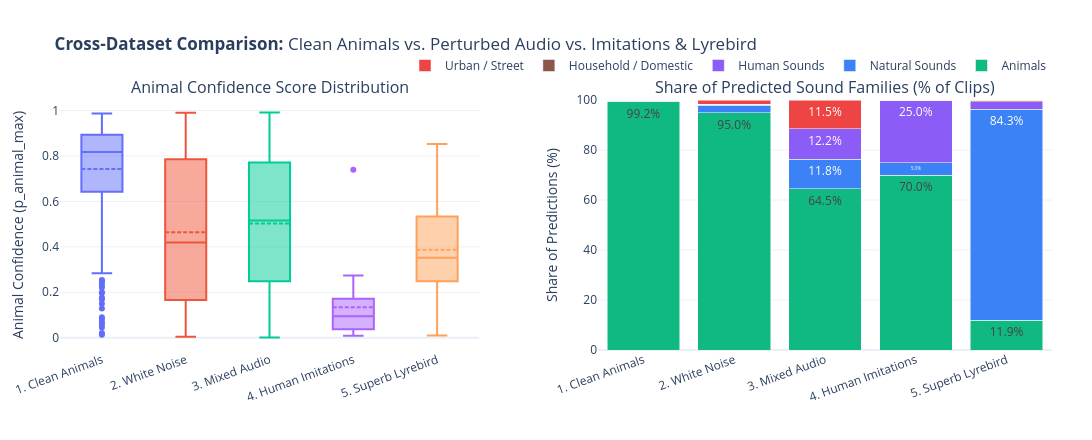

Notebook code for this chart:
### Markdown cell above
## 2. Cross-Dataset Comparison & Complete Breakdown Table

Below is a side-by-side comparison across all five test sets (**Clean Animals**, **White Noise**, **Mixed Audio**, **Human Imitations**, and **Superb Lyrebird**), followed by a complete summary table showing accuracy and mistake types for every experimental condition and background sound.

### Code cell
comp_records = []
for label, subset in [
    ("1. Clean Animals", df_base[df_base["group"] == "animals"]),
    ("2. White Noise", df_perturb[df_perturb["experiment"] == "noise"]),
    ("3. Mixed Audio", df_perturb[df_perturb["experiment"] == "mix"]),
    ("4. Human Imitations", df_imit),
    ("5. Superb Lyrebird", df_lyre),
]:
    for _, r in subset.iterrows():
        comp_records.append({
            "Dataset": label,
            "p_animal_max": r["p_animal_max"],
            "pred_group": r["pred_group"],
        })
df_comp = pd.DataFrame(comp_records)

fig_cross_dataset_comparison = make_subplots(
    rows=1, cols=2,
    column_widths=[0.48, 0.52],
    subplot_titles=(
        "Animal Confidence Score Distribution",
        "Share of Predicted Sound Families (% of Clips)",
    ),
    horizontal_spacing=0.12,
)

for ds_label in df_comp["Dataset"].unique():
    s = df_comp[df_comp["Dataset"] == ds_label]
    fig_cross_dataset_comparison.add_trace(
        go.Box(
            y=s["p_animal_max"],
            name=ds_label,
            boxmean=True,
            boxpoints="outliers",
            showlegend=False,
        ),
        row=1, col=1,
    )

group_pct = df_comp.groupby(["Dataset", "pred_group"]).size().unstack(fill_value=0)
group_pct = group_pct.div(group_pct.sum(axis=1), axis=0) * 100.0

for grp_name, col in MACRO_COLORS.items():
    if grp_name in group_pct.columns:
        fig_cross_dataset_comparison.add_trace(
            go.Bar(
                x=group_pct.index.tolist(),
                y=group_pct[grp_name].values,
                name=GROUP_LABELS.get(grp_name, grp_name),
                marker_color=col,
                text=[f"{v:.1f}%" if v >= 5 else "" for v in group_pct[grp_name].values],
                textposition="inside",
            ),
            row=1, col=2,
        )

fig_cross_dataset_comparison.update_layout(
    barmode="stack",
    height=440,
    width=1200,
    template="plotly_white",
    title="<b>Cross-Dataset Comparison:</b> Clean Animals vs. Perturbed Audio vs. Imitations & Lyrebird",
    legend=dict(orientation="h", yanchor="bottom", y=1.08, xanchor="right", x=1.0),
    margin=dict(l=60, r=40, t=100, b=90),
)
fig_cross_dataset_comparison.update_xaxes(tickangle=-20, row=1, col=1)
fig_cross_dataset_comparison.update_yaxes(title_text="Animal Confidence (p_animal_max)", row=1, col=1)
fig_cross_dataset_comparison.update_xaxes(tickangle=-20, row=1, col=2)
fig_cross_dataset_comparison.update_yaxes(title_text="Share of Predictions (%)", range=[0, 100], row=1, col=2)
fig_cross_dataset_comparison.show(
    config=plotly_export_config("cross_dataset_comparison_confidence_and_sound_families")
)

# Polished Summary Table by Condition & Background Sound
exp_breakdown = (
    df_perturb.assign(
        distractor=lambda d: d["distractor"].fillna("—"),
        is_error=lambda d: ~d["correct"].astype(bool),
        in_group_err=lambda d: (~d["correct"].astype(bool)) & (d["group"] == d["pred_group"]),
        cross_group_err=lambda d: (~d["correct"].astype(bool)) & (d["group"] != d["pred_group"]),
    )
    .groupby(["experiment", "distractor"], as_index=False)
    .agg(
        Clips=("filename", "count"),
        Accuracy_Pct=("correct", lambda s: round(s.mean() * 100.0, 1)),
        Total_Mistakes=("is_error", "sum"),
        Same_Group_Mistakes=("in_group_err", "sum"),
        Cross_Group_Mistakes=("cross_group_err", "sum"),
        Avg_Animal_Conf=("p_animal_max", lambda s: round(s.mean(), 3)),
        Avg_Top1_Conf=("conf", lambda s: round(s.mean(), 3)),
    )
    .rename(columns={
        "experiment": "Condition",
        "distractor": "Background Sound",
        "Accuracy_Pct": "Accuracy (%)",
        "Total_Mistakes": "Total Mistakes",
        "Same_Group_Mistakes": "Same-Group Mistakes",
        "Cross_Group_Mistakes": "Cross-Group Mistakes",
        "Avg_Animal_Conf": "Avg Animal Confidence",
        "Avg_Top1_Conf": "Avg Top-1 Confidence",
    })
)

display(HTML("<h4>Summary Table: Accuracy & Mistake Types by Condition and Background Sound</h4>"))
display(exp_breakdown.style.hide(axis="index").format({
    "Accuracy (%)": "{:.1f}%",
    "Avg Animal Confidence": "{:.3f}",
    "Avg Top-1 Confidence": "{:.3f}",
}))

### Figure 1 — Plotly figure (JSON) as saved in the notebook; plotly's stock layout.template omitted (floating-point values rounded to 4 significant figures; data arrays with more than 128 entries replaced by an {"elided": "..."} marker saying what was removed)
{"data": [{"boxmean": true, "boxpoints": "outliers", "name": "1. Clean Animals", "showlegend": false, "type": "box", "xaxis": "x", "y": {"elided": "400 float values"}, "yaxis": "y"}, {"boxmean": true, "boxpoints": "outliers", "name": "2. White Noise", "showlegend": false, "type": "box", "xaxis": "x", "y": {"elided": "240 float values"}, "yaxis": "y"}, {"boxmean": true, "boxpoints": "outliers", "name": "3. Mixed Audio", "showlegend": false, "type": "box", "xaxis": "x", "y": {"elided": "1000 float values"}, "yaxis": "y"}, {"boxmean": true, "boxpoints": "outliers", "name": "4. Human Imitations", "showlegend": false, "type": "box", "xaxis": "x", "y": [0.1954, 0.1218, 0.1548, 0.1306, 0.05501, 0.149, 0.08894, 0.01765, 0.08768, 0.09913, 0.022, 0.03429, 0.06806, 0.0401, 0.009018, 0.01058, 0.189, 0.1925, 0.2743, 0.7399], "yaxis": "y"}, {"boxmean": true, "boxpoints": "outliers", "name": "5. Superb Lyrebird", "showlegend": false, "type": "box", "xaxis": "x", "y": {"elided": "159 float values"}, "yaxis": "y"}, {"marker": {"color": "#10b981"}, "name": "Animals", "text": ["99.2%", "95.0%", "64.5%", "70.0%", "11.9%"], "textposition": "inside", "type": "bar", "x": ["1. Clean Animals", "2. White Noise", "3. Mixed Audio", "4. Human Imitations", "5. Superb Lyrebird"], "xaxis": "x2", "y": [99.25, 95.0, 64.5, 70.0, 11.95], "yaxis": "y2"}, {"marker": {"color": "#3b82f6"}, "name": "Natural Sounds", "text": ["", "", "11.8%", "5.0%", "84.3%"], "textposition": "inside", "type": "bar", "x": ["1. Clean Animals", "2. White Noise", "3. Mixed Audio", "4. Human Imitations", "5. Superb Lyrebird"], "xaxis": "x2", "y": [0.25, 2.917, 11.8, 5.0, 84.28], "yaxis": "y2"}, {"marker": {"color": "#8b5cf6"}, "name": "Human Sounds", "text": ["", "", "12.2%", "25.0%", ""], "textposition": "inside", "type": "bar", "x": ["1. Clean Animals", "2. White Noise", "3. Mixed Audio", "4. Human Imitations", "5. Superb Lyrebird"], "xaxis": "x2", "y": [0.25, 0.4167, 12.2, 25.0, 3.145], "yaxis": "y2"}, {"marker": {"color": "#8c564b"}, "name": "Household / Domestic", "text": ["", "", "", "", ""], "textposition": "inside", "type": "bar", "x": ["1. Clean Animals", "2. White Noise", "3. Mixed Audio", "4. Human Imitations", "5. Superb Lyrebird"], "xaxis": "x2", "y": [0.25, 0.0, 0.0, 0.0, 0.6289], "yaxis": "y2"}, {"marker": {"color": "#ef4444"}, "name": "Urban / Street", "text": ["", "", "11.5%", "", ""], "textposition": "inside", "type": "bar", "x": ["1. Clean Animals", "2. White Noise", "3. Mixed Audio", "4. Human Imitations", "5. Superb Lyrebird"], "xaxis": "x2", "y": [0.0, 1.667, 11.5, 0.0, 0.0], "yaxis": "y2"}], "layout": {"annotations": [{"font": {"size": 16}, "showarrow": false, "text": "Animal Confidence Score Distribution", "x": 0.2112, "xanchor": "center", "xref": "paper", "y": 1, "yanchor": "bottom", "yref": "paper"}, {"font": {"size": 16}, "showarrow": false, "text": "Share of Predicted Sound Families (% of Clips)", "x": 0.7712, "xanchor": "center", "xref": "paper", "y": 1, "yanchor": "bottom", "yref": "paper"}], "barmode": "stack", "height": 440, "legend": {"orientation": "h", "x": 1, "xanchor": "right", "y": 1.08, "yanchor": "bottom"}, "margin": {"b": 90, "l": 60, "r": 40, "t": 100}, "title": {"text": "<b>Cross-Dataset Comparison:</b> Clean Animals vs. Perturbed Audio vs. Imitations & Lyrebird"}, "width": 1200, "xaxis": {"anchor": "y", "domain": [0, 0.4224], "tickangle": -20}, "xaxis2": {"anchor": "y2", "domain": [0.5424, 1], "tickangle": -20}, "yaxis": {"anchor": "x", "domain": [0, 1], "title": {"text": "Animal Confidence (p_animal_max)"}}, "yaxis2": {"anchor": "x2", "domain": [0, 1], "range": [0, 100], "title": {"text": "Share of Predictions (%)"}}}}
